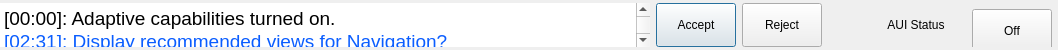
<?xml version="1.0" encoding="UTF-8"?>
<ui version="4.0">
 <class>mixedInitiative</class>
 <widget class="QWidget" name="mixedInitiative">
  <property name="geometry">
   <rect>
    <x>0</x>
    <y>0</y>
    <width>1047</width>
    <height>50</height>
   </rect>
  </property>
  <property name="sizePolicy">
   <sizepolicy hsizetype="Minimum" vsizetype="Fixed">
    <horstretch>0</horstretch>
    <verstretch>0</verstretch>
   </sizepolicy>
  </property>
  <property name="minimumSize">
   <size>
    <width>0</width>
    <height>0</height>
   </size>
  </property>
  <property name="maximumSize">
   <size>
    <width>16777215</width>
    <height>200</height>
   </size>
  </property>
  <property name="baseSize">
   <size>
    <width>0</width>
    <height>100</height>
   </size>
  </property>
  <property name="windowTitle">
   <string>Form</string>
  </property>
  <layout class="QHBoxLayout" name="mixedInitiativeLayout">
   <property name="spacing">
    <number>18</number>
   </property>
   <property name="margin">
    <number>0</number>
   </property>
   <item>
    <widget class="QFrame" name="AUIMsgs">
     <property name="minimumSize">
      <size>
       <width>0</width>
       <height>50</height>
      </size>
     </property>
     <property name="frameShape">
      <enum>QFrame::NoFrame</enum>
     </property>
     <property name="frameShadow">
      <enum>QFrame::Plain</enum>
     </property>
     <layout class="QHBoxLayout" name="AUIMsgsLayout">
      <property name="margin">
       <number>0</number>
      </property>
      <item>
       <widget class="QTextBrowser" name="textBrowserAUIMix">
        <property name="sizePolicy">
         <sizepolicy hsizetype="Expanding" vsizetype="Minimum">
          <horstretch>5</horstretch>
          <verstretch>0</verstretch>
         </sizepolicy>
        </property>
        <property name="minimumSize">
         <size>
          <width>650</width>
          <height>30</height>
         </size>
        </property>
        <property name="maximumSize">
         <size>
          <width>16777215</width>
          <height>44</height>
         </size>
        </property>
        <property name="sizeIncrement">
         <size>
          <width>5</width>
          <height>0</height>
         </size>
        </property>
        <property name="mouseTracking">
         <bool>true</bool>
        </property>
        <property name="locale">
         <locale language="English" country="UnitedStates"/>
        </property>
        <property name="frameShape">
         <enum>QFrame::NoFrame</enum>
        </property>
        <property name="frameShadow">
         <enum>QFrame::Plain</enum>
        </property>
        <property name="lineWidth">
         <number>1</number>
        </property>
        <property name="midLineWidth">
         <number>0</number>
        </property>
        <property name="horizontalScrollBarPolicy">
         <enum>Qt::ScrollBarAlwaysOff</enum>
        </property>
        <property name="html">
         <string>&lt;!DOCTYPE HTML PUBLIC &quot;-//W3C//DTD HTML 4.0//EN&quot; &quot;http://www.w3.org/TR/REC-html40/strict.dtd&quot;&gt;
&lt;html&gt;&lt;head&gt;&lt;meta name=&quot;qrichtext&quot; content=&quot;1&quot; /&gt;&lt;style type=&quot;text/css&quot;&gt;
p, li { white-space: pre-wrap; }
&lt;/style&gt;&lt;/head&gt;&lt;body style=&quot; font-family:'.Helvetica Neue DeskInterface'; font-size:13pt; font-weight:400; font-style:normal;&quot;&gt;
&lt;p style=&quot; margin-top:0px; margin-bottom:0px; margin-left:0px; margin-right:0px; -qt-block-indent:0; text-indent:0px;&quot;&gt;&lt;span style=&quot; font-size:14pt;&quot;&gt;[00:00]: Adaptive capabilities turned on.&lt;/span&gt;&lt;/p&gt;
&lt;p style=&quot; margin-top:0px; margin-bottom:0px; margin-left:0px; margin-right:0px; -qt-block-indent:0; text-indent:0px;&quot;&gt;&lt;span style=&quot; font-size:14pt; color:#0a5dff;&quot;&gt;[02:31]: Display recommended views for Navigation?&lt;/span&gt;&lt;/p&gt;&lt;/body&gt;&lt;/html&gt;</string>
        </property>
        <layout class="QHBoxLayout" name="horizontalLayout"/>
       </widget>
      </item>
      <item>
       <widget class="QPushButton" name="Accept">
        <property name="minimumSize">
         <size>
          <width>0</width>
          <height>44</height>
         </size>
        </property>
        <property name="mouseTracking">
         <bool>true</bool>
        </property>
        <property name="text">
         <string>Accept</string>
        </property>
        <property name="default">
         <bool>true</bool>
        </property>
        <property name="flat">
         <bool>false</bool>
        </property>
       </widget>
      </item>
      <item>
       <widget class="QPushButton" name="Reject">
        <property name="minimumSize">
         <size>
          <width>0</width>
          <height>44</height>
         </size>
        </property>
        <property name="text">
         <string>Reject</string>
        </property>
       </widget>
      </item>
     </layout>
    </widget>
   </item>
   <item>
    <spacer name="AUIStatusSpacer">
     <property name="orientation">
      <enum>Qt::Horizontal</enum>
     </property>
     <property name="sizeType">
      <enum>QSizePolicy::MinimumExpanding</enum>
     </property>
     <property name="sizeHint" stdset="0">
      <size>
       <width>20</width>
       <height>20</height>
      </size>
     </property>
    </spacer>
   </item>
   <item>
    <widget class="QWidget" name="AUIStatus" native="true">
     <property name="sizePolicy">
      <sizepolicy hsizetype="Fixed" vsizetype="Fixed">
       <horstretch>0</horstretch>
       <verstretch>0</verstretch>
      </sizepolicy>
     </property>
     <property name="maximumSize">
      <size>
       <width>16777215</width>
       <height>44</height>
      </size>
     </property>
     <property name="locale">
      <locale language="English" country="UnitedStates"/>
     </property>
     <layout class="QHBoxLayout" name="AUIStatusLayout">
      <property name="margin">
       <number>6</number>
      </property>
      <item>
       <widget class="QLabel" name="AUIStatusLabel">
        <property name="sizePolicy">
         <sizepolicy hsizetype="Maximum" vsizetype="Preferred">
          <horstretch>0</horstretch>
          <verstretch>0</verstretch>
         </sizepolicy>
        </property>
        <property name="minimumSize">
         <size>
          <width>100</width>
          <height>0</height>
         </size>
        </property>
        <property name="maximumSize">
         <size>
          <width>100</width>
          <height>30</height>
         </size>
        </property>
        <property name="mouseTracking">
         <bool>true</bool>
        </property>
        <property name="text">
         <string>AUI Status</string>
        </property>
        <property name="scaledContents">
         <bool>false</bool>
        </property>
        <property name="alignment">
         <set>Qt::AlignCenter</set>
        </property>
        <property name="wordWrap">
         <bool>false</bool>
        </property>
       </widget>
      </item>
      <item>
       <widget class="QPushButton" name="AUItoggleButton">
        <property name="sizePolicy">
         <sizepolicy hsizetype="Fixed" vsizetype="Fixed">
          <horstretch>0</horstretch>
          <verstretch>0</verstretch>
         </sizepolicy>
        </property>
        <property name="minimumSize">
         <size>
          <width>44</width>
          <height>44</height>
         </size>
        </property>
        <property name="maximumSize">
         <size>
          <width>16777215</width>
          <height>44</height>
         </size>
        </property>
        <property name="mouseTracking">
         <bool>true</bool>
        </property>
        <property name="text">
         <string>Off</string>
        </property>
        <property name="checkable">
         <bool>true</bool>
        </property>
        <property name="checked">
         <bool>false</bool>
        </property>
       </widget>
      </item>
     </layout>
    </widget>
   </item>
  </layout>
 </widget>
 <resources/>
 <connections/>
</ui>
